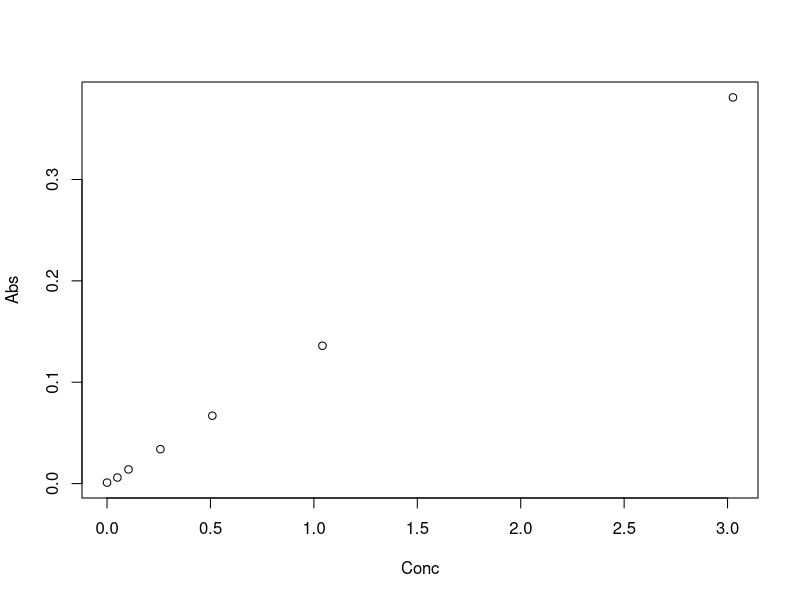
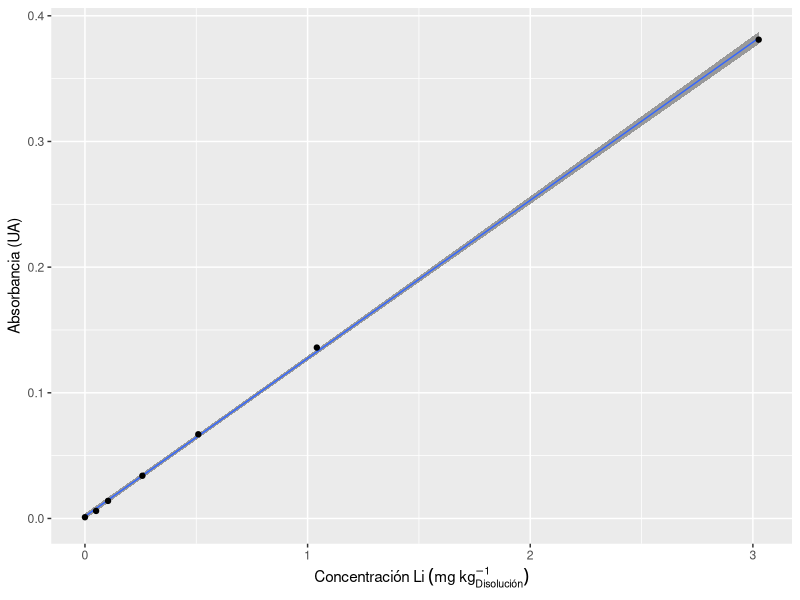

Recreate these plots in R, in order.
library(ggplot2)
cStock<-109.0*0.187872*0.99/0.1004535
cStock1_20 <- cStock * 5.0167/100.0724
mStock<-c(0,0.1481,0.3082,0.7588,1.4906,3.0976,8.9740, 18.0127, 24.9839)
mFinal<-c(30, 29.9188, 30.0320, 29.7629, 29.6242, 30.0918, 30.0026, 30.0732, 30.1446)

ConcCurva <- mStock *cStock1_20 / mFinal
AbsCurva <- c(0.001,0.006,0.014,0.034,0.067,0.136,0.381,0.695,0.875)

#sdAbsCurva <-c()
Curva<-data.frame(Conc=ConcCurva[1:7], Abs=AbsCurva[1:7])

summary(lm(Abs~Conc, data=data.frame(Conc=ConcCurva, Abs=AbsCurva)))
summary(lm(Abs~Conc, data=data.frame(Conc=ConcCurva[1:8], Abs=AbsCurva[1:8])))
summary(lm(Abs~Conc, data=data.frame(Conc=ConcCurva[1:7], Abs=AbsCurva[1:7])))



plot(Curva)
ggplot(data=Curva, aes(x=Conc,y=Abs)) + geom_smooth(method='lm',alpha=0.999,size=0.5) + 
  geom_point() + 
  labs(x=expression(Concentración~Li~(mg~kg[Disolución]^-1)), y="Absorbancia (UA)")

CurvaEq <- (lm(Abs~Conc, data=Curva))
summary(CurvaEq)

L_1_2_1<-(0.426-CurvaEq$coefficients[[1]])/CurvaEq$coefficients[[2]] * 5.2454 / 0.9887
L_1_2_2<-(0.230-CurvaEq$coefficients[[1]])/CurvaEq$coefficients[[2]] * 4.9782 / 0.4947
L_1_2_3<-(0.220-CurvaEq$coefficients[[1]])/CurvaEq$coefficients[[2]] * 5.2368 / 0.4935
mean(c(L_1_2_1, L_1_2_2, L_1_2_3))

dilFaseExtrac_1<-c(0.4921/5.6475, 0.4962/5.1061, 0.4950/5.0402, 0.4959/5.1000, 0.5140/5.1138)
AbsFaseExtrac_1<-c(0.199, 0.221, 0.225, 0.221, 0.209)
ConcFaseExtrac_1<-(AbsFaseExtrac_1-CurvaEq$coefficients[1])/CurvaEq$coefficients[2]/dilFaseExtrac_1
C_0 <- mean(c(L_1_2_1, L_1_2_2, L_1_2_3))
masasdisextrac <- c(20.0062, 20.0350, 20.0167, 20.0377, 20.0110)
AmountLiext <- masasdisextrac*(ConcFaseExtrac_1-C_0)

ConcFaseRec_1<-(c(0.003, 0.002, 0.003, 0.009, 0.173)-CurvaEq$coefficients[1])/CurvaEq$coefficients[2]
masaFaseRec<-c(29.4476-14.5089, 29.7457-14.7796, 29.4241-14.4962, 29.6591-14.7917, 29.5410-14.6778)
ConcFaseRec_1*masaFaseRec # En microgramos
